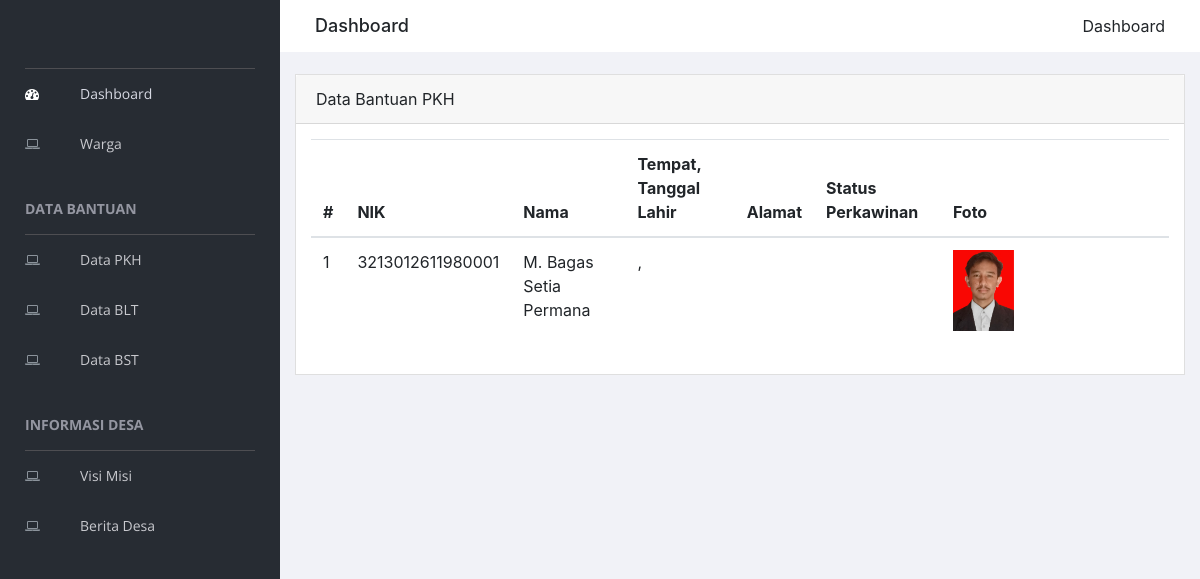
/bantuan/pkh, run on an earlier commit of the app's database.
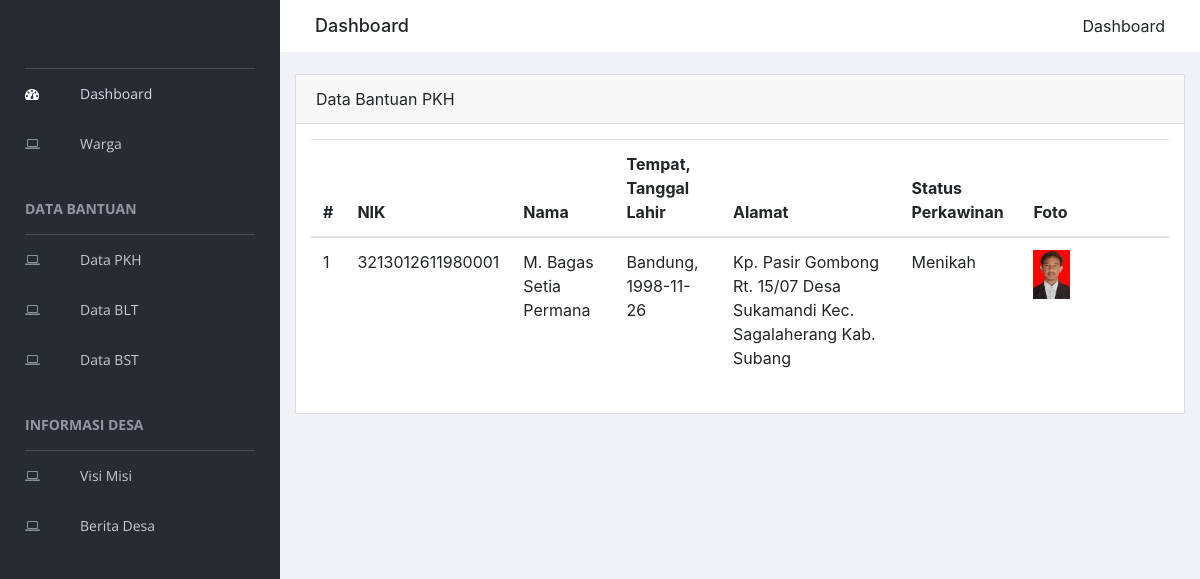
And on a later commit of the database.
### tables this page shows
CREATE TABLE `bantuan` (
  `id_bantuan` int(11) NOT NULL,
  `id_warga` int(191) NOT NULL,
  `jenis_bantuan` enum('pkh','blt','bst') NOT NULL
);

CREATE TABLE `warga` (
  `id_warga` int(11) NOT NULL,
  `nik` varchar(191) NOT NULL,
  `nama` varchar(191) NOT NULL,
  `foto` varchar(191) NOT NULL,
  `tempat_lahir` varchar(191) NOT NULL,
  `tanggal_lahir` date NOT NULL,
  `alamat` text NOT NULL,
  `status_perkawinan` enum('menikah','belum_menikah') NOT NULL,
  `status_kematian` enum('0','1') NOT NULL DEFAULT '0',
  `tanggal_kematian` date NOT NULL
);

### application/controllers/Bantuan.php (called while the page is built, shortened)
<?php
class Bantuan extends CI_Controller {
	public function index($jenis_bantuan)
	{
    $data['konten']       = 'warga/bantuan';
    $data['bantuan']      = $this->BantuanModel->getAll($jenis_bantuan);
    $data['jenisBantuan'] = $jenis_bantuan;
		$this->load->view('halamanAwal', $data);
	}
}

### index.php (called while the page is built, shortened)
<?php
require_once BASEPATH.'core/CodeIgniter.php';

### application/models/BantuanModel.php (called while the page is built, shortened)
<?php
class BantuanModel extends CI_Model {
	public function getAll($jenis_bantuan)
	{
    $this->db->join('warga', 'bantuan.id_warga = warga.id_warga');
    return $this->db->get_where('bantuan', [
      'jenis_bantuan' => $jenis_bantuan
    ])->result_array();
	}
}

### application/views/warga/bantuan.php (the view, shortened to what this page needs)
<div class="card">
  <div class="card-header">
    Data Bantuan <?= strtoupper($jenisBantuan); ?>
  </div>
  <div class="card-body">
    <div class="table-responsive">
      <table class="table">
        <thead>
          <tr>
            <th scope="col">#</th>
            <th scope="col">NIK</th>
            <th scope="col">Nama</th>
            <th scope="col">Tempat, Tanggal Lahir</th>
            <th scope="col">Alamat</th>
            <th scope="col">Status Perkawinan</th>
            <th scope="col">Foto</th>
          </tr>
        </thead>
        <tbody>
          <?php
            $no = 1;
            foreach ($bantuan as $key) { ?>
              <tr>
                <td><?= $no++; ?></td>
                <td><?= $key['nik']; ?></td>
                <td><?= $key['nama']; ?></td>
                <td><?= $key['tempat_lahir'] . ', ' . $key['tanggal_lahir']; ?></td>
                <td><?= $key['alamat']; ?></td>
                <td>
                  <?php
                    switch ($key['status_perkawinan']) {
                      case 'menikah':
                        echo 'Menikah';
                        break;
                      default:
                        break;
                    }
                  ?>
                </td>
                <td><img src="<?= base_url('assets/' . $key['foto']); ?>" alt="" width="30%"></td>
              </tr>
            <?php }
          ?>
        </tbody>
      </table>
    </div>
  </div>
</div>

### application/views/halamanAwal.php (shortened to what this page needs)
<!doctype html>
<html class="no-js" lang="en">
<head>
  <link rel="stylesheet" href="<?= base_url(); ?>vendors/bootstrap/dist/css/bootstrap.min.css">
  <link rel="stylesheet" href="<?= base_url(); ?>vendors/font-awesome/css/font-awesome.min.css">
  <link rel="stylesheet" href="<?= base_url(); ?>vendors/themify-icons/css/themify-icons.css">
  <link rel="stylesheet" href="<?= base_url(); ?>vendors/flag-icon-css/css/flag-icon.min.css">
  <link rel="stylesheet" href="<?= base_url(); ?>vendors/selectFX/css/cs-skin-elastic.css">
  <link rel="stylesheet" href="<?= base_url(); ?>vendors/jqvmap/dist/jqvmap.min.css">
  <link rel="stylesheet" href="<?= base_url(); ?>vendors/datatables.net-bs4/css/dataTables.bootstrap4.min.css">
  <link rel="stylesheet" href="<?= base_url(); ?>vendors/datatables.net-buttons-bs4/css/buttons.bootstrap4.min.css">
  <link rel="stylesheet" href="<?= base_url(); ?>assets/css/style.css">
</head>
<body>
  <aside id="left-panel" class="left-panel">
    <nav class="navbar navbar-expand-sm navbar-default">
      <div class="navbar-header">
        <a class="navbar-brand" href="./">
        </a>
      </div>
      <div id="main-menu" class="main-menu collapse navbar-collapse">
        <ul class="nav navbar-nav">
          <li class="active">
            <a href="<?= base_url(); ?>"> <i class="menu-icon fa fa-dashboard"></i>Dashboard </a>
          </li>
          <li>
            <a href="<?= base_url(); ?>warga.html"> <i class="menu-icon fa fa-laptop"></i>Warga</a>
          </li>
          <h3 class="menu-title">Data Bantuan</h3>
          <li>
            <a href="<?= base_url(); ?>bantuan/pkh"> <i class="menu-icon fa fa-laptop"></i>Data PKH</a>
          </li>
          <li>
            <a href="<?= base_url(); ?>bantuan/blt"> <i class="menu-icon fa fa-laptop"></i>Data BLT</a>
          </li>
          <li>
            <a href="<?= base_url(); ?>bantuan/bst"> <i class="menu-icon fa fa-laptop"></i>Data BST</a>
          </li>
          <h3 class="menu-title">Informasi Desa</h3>
          <li>
            <a href="<?= base_url(); ?>visi_misi.html"> <i class="menu-icon fa fa-laptop"></i> Visi Misi</a>
          </li>
          <li>
            <a href="<?= base_url(); ?>berita_desa.html"> <i class="menu-icon fa fa-laptop"></i> Berita Desa</a>
          </li>
        </ul>
      </div>
    </nav>
  </aside>
  <div id="right-panel" class="right-panel">
    <div class="breadcrumbs">
        <div class="col-sm-4">
            <div class="page-header float-left">
                <div class="page-title">
                    <h1>Dashboard</h1>
                </div>
            </div>
        </div>
        <div class="col-sm-8">
            <div class="page-header float-right">
                <div class="page-title">
                    <ol class="breadcrumb text-right">
                        <li class="active">Dashboard</li>
                    </ol>
                </div>
            </div>
        </div>
    </div>
    <div class="content mt-3">
      <?php $this->load->view($konten); ?>
    </div>
  </div>
</body>
</html>

What changed in the data, as far as the page shows it:
removed bantuan: id_warga.nik "3213012611980001", id_warga.nama "M. Bagas Setia Permana", id_warga.foto (picture)
added bantuan: id_warga.nik "3213012611980001", id_warga.nama "M. Bagas Setia Permana", id_warga.tempat_lahir "Bandung", id_warga.tanggal_lahir "1998-11-26", id_warga.alamat "Kp. Pasir Gombong Rt. 15/07 Desa Sukamandi Kec. Sagalaherang Kab. Subang", shows "Menikah", id_warga.foto (picture)
